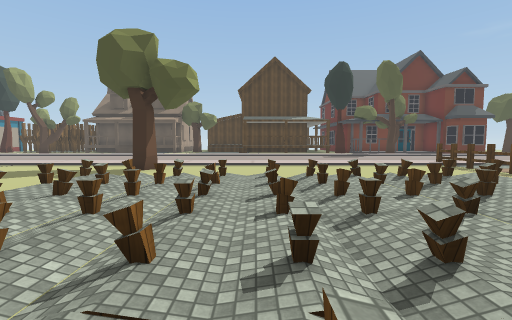
View 1 (above)

24 first-person views from a walk through a Unity game level. The camera is 1.5 m above the floor, tilts 4° down and sees 90° across. The floor is counted in squares, 2 m on a side. Each view is taken from the middle of a square. On the plan, view 1 faces up. The plan holds only what a view shows up to about 9 squares ahead; the rest is blank. The place goes on beyond the plan. The player character is not drawn. Some animated figures are not drawn. Some surface patterns are stand-ins.

View 2
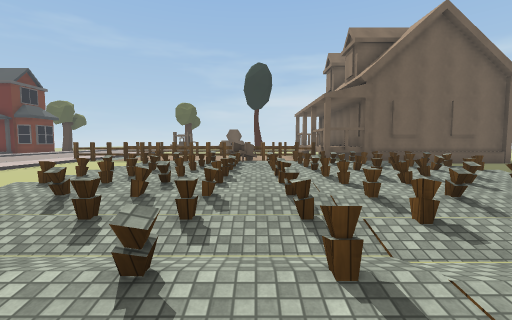

View 3
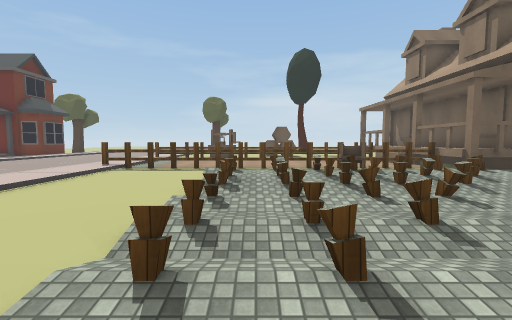

View 4
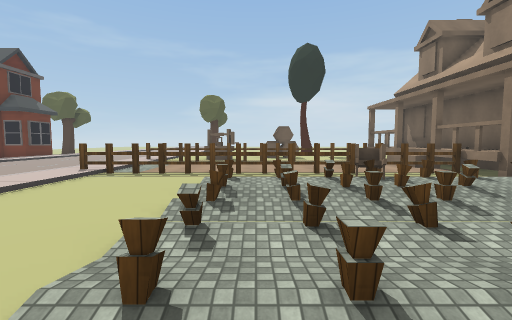

View 5
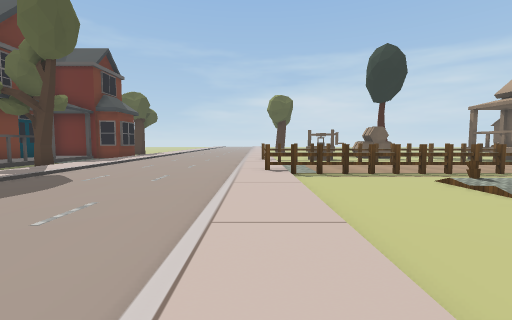

View 6
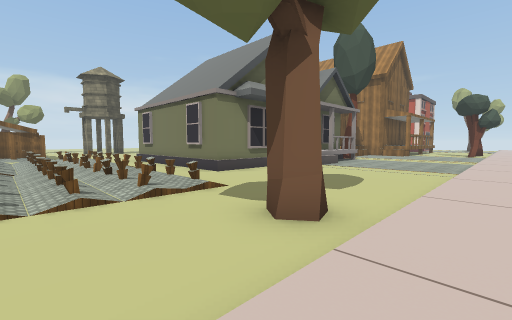

View 7
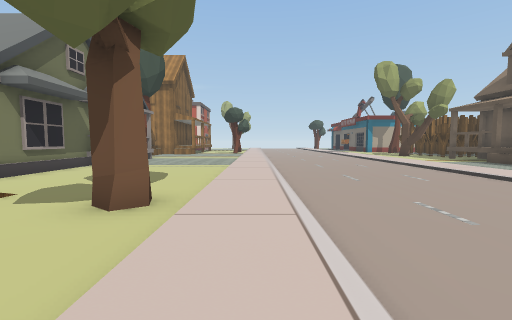

View 8
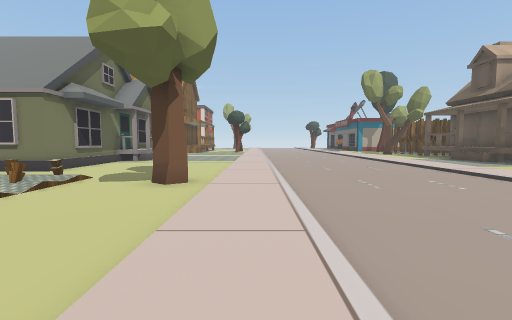

View 9
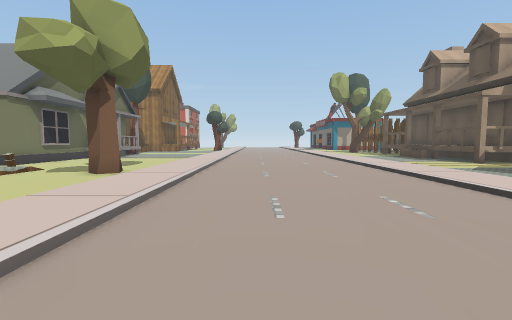

View 10
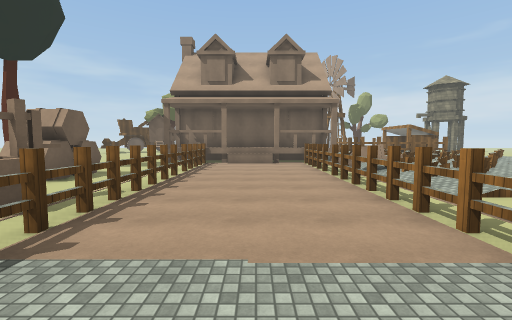

View 11
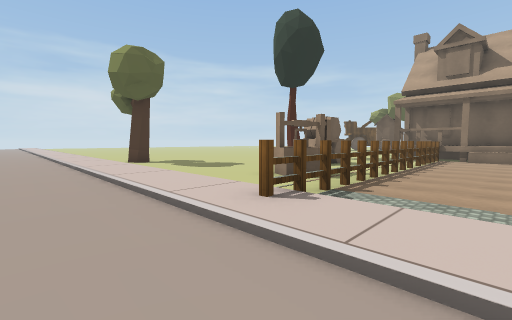

View 12
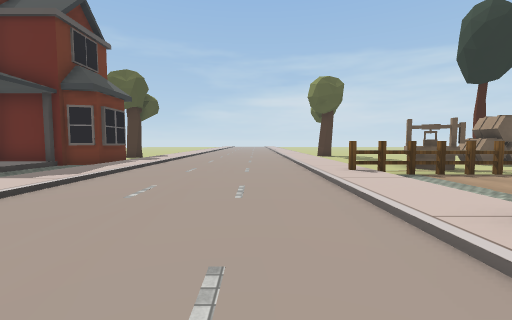

View 13
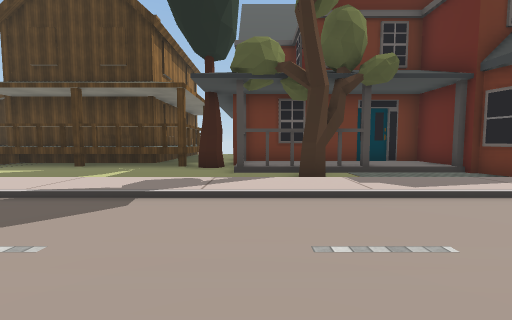

View 14
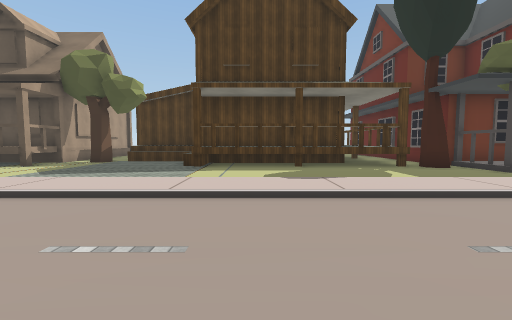

View 15
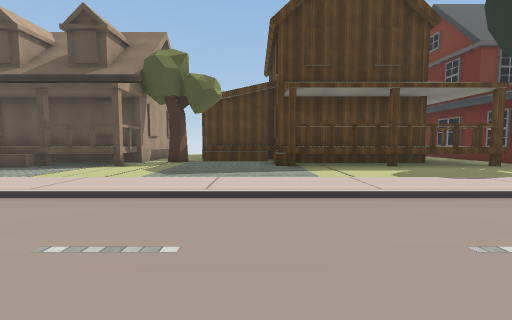

View 16
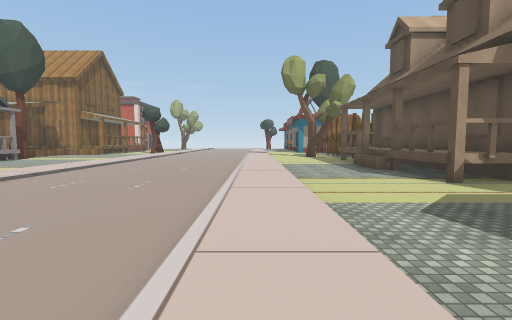

View 17
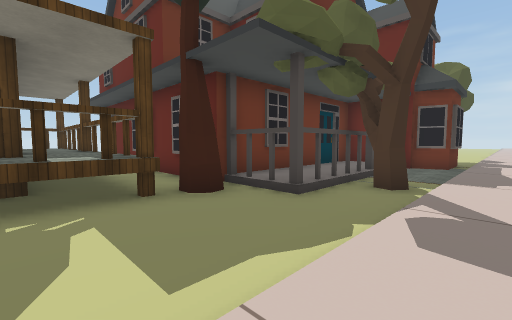

View 18
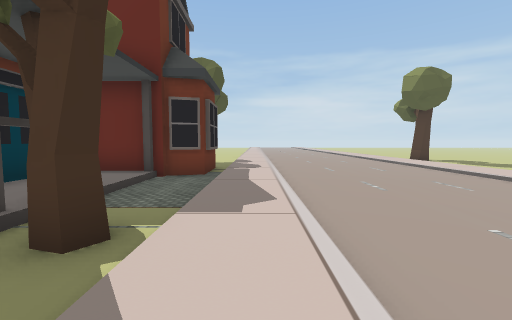

View 19
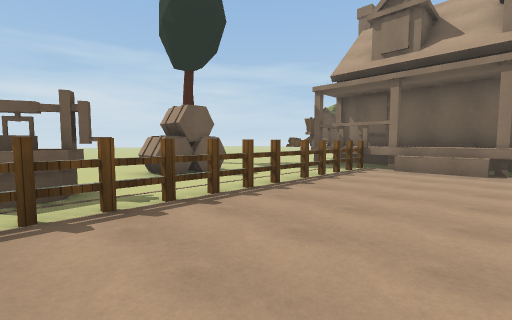

View 20
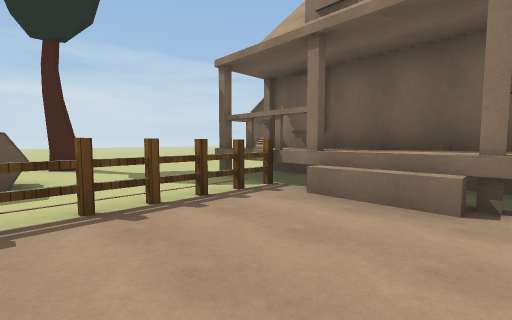

View 21
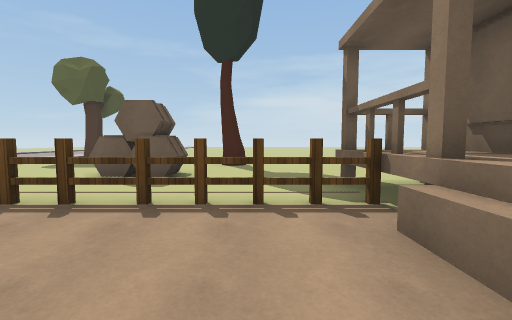

View 22
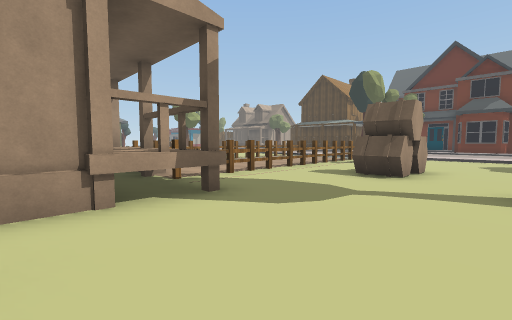

View 23
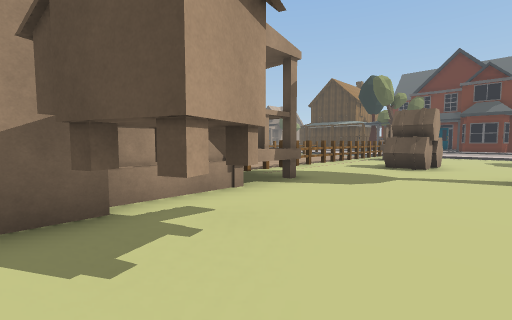

View 24
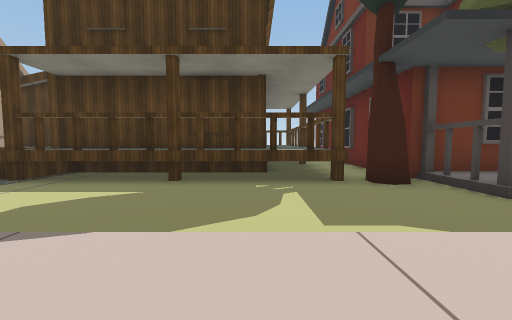

### Floor plan
Key: @ floor where view 1 was taken; # wall or solid block; x gap in a wall; . main floor; : floor 0.25 m higher than the main floor; / step, stairs or slope; = window, fence, low wall or low ledge; ^ raised ledge; T tree; W wheel; B building.
Columns run from 10 left of view 1 to 16 right of it. Each row starts with its distance up from view 1.
 21 BBBB.....^^^^^^^#########
 20 BBBB.....^^^^^^^#T#:::::#
 19 ..................###:::#
 18 ...................T....##
 17 ///////////////////////////
 16 :::::::::::::::::::::::::::
 15 ...........................
 14 ...........................
 13 ...........................
 12 ...........................
 11 ...........................
 10 :::::::::::::::::#:::#:::::
  9 ///////////////////////////
  8 ......T....................
  7 ......................^^...
  6  .....////////=/......#....
  5   ....///////=//...........
  4  ####.///=/====/........#..
  3     #./=////#==W.x......#..
  2     #.///////==WW#...x....T
  1       ==/=/==#==##.........
  0        /=/@=====##...#.....
 -1         ==//====BBBBBBB....
 -2          =====:=BBBBBBB....
 -3            //=/=       ....
 -4             //         .#..
 -5              ...       #...
 -6               ..

Positions as (right, up) in squares from view 1, and headings:
1: (0, 0), facing up
2: (-4, 2), facing right
3: (-1, 5), facing right
4: (0, 5), facing right
5: (0, 10), facing right
6: (-1, 10), facing down-left
7: (0, 10), facing left
8: (2, 10), facing left
9: (3, 12), facing left
10: (9, 10), facing down
11: (9, 12), facing down-right
12: (5, 12), facing right
13: (8, 12), facing up
14: (1, 12), facing up
15: (-2, 12), facing up
16: (-1, 16), facing left
17: (4, 16), facing up-right
18: (7, 16), facing right
19: (8, 7), facing down-right
20: (8, 3), facing down-right
21: (8, 1), facing right
22: (16, -3), facing up-left
23: (16, -5), facing up-left
24: (4, 15), facing up
